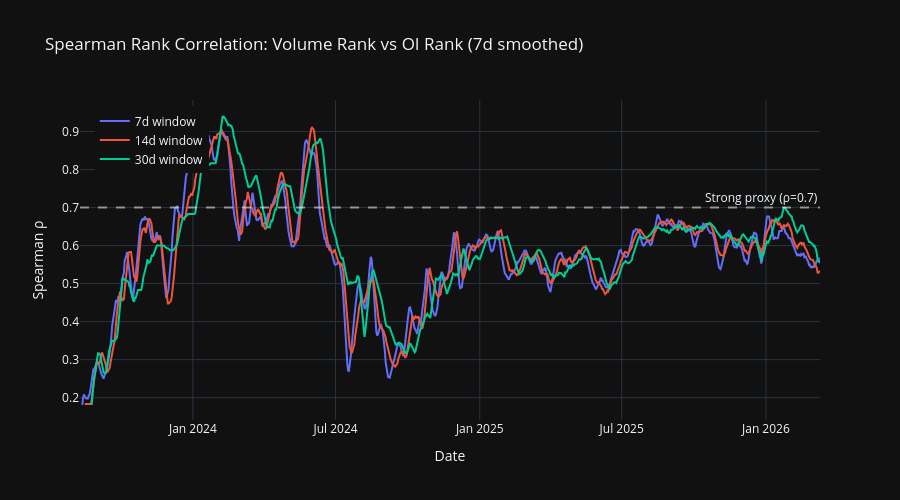

The code cell stored with this chart in its notebook:
### Code cell
# Cell 7: Spearman rank correlation over time
def daily_spearman(group):
    """Compute Spearman rho between volume rank and OI rank for one day."""
    results = {}
    for w in ROLLING_WINDOWS:
        vol_col = f"rank_vol_{w}d"
        oi_col = f"rank_oi_{w}d"
        valid = group[[vol_col, oi_col]].dropna()
        if len(valid) >= 5:
            rho, _ = spearmanr(valid[vol_col], valid[oi_col])
            results[f"spearman_{w}d"] = rho
        else:
            results[f"spearman_{w}d"] = np.nan
    return pd.Series(results)

spearman_ts = merged.groupby("date").apply(daily_spearman, include_groups=False).reset_index()

fig = go.Figure()
colors = {"7": "#636EFA", "14": "#EF553B", "30": "#00CC96"}
for w in ROLLING_WINDOWS:
    col = f"spearman_{w}d"
    # Smooth with 7d rolling for readability
    smoothed = spearman_ts[col].rolling(7, min_periods=1).mean()
    fig.add_trace(go.Scatter(
        x=spearman_ts["date"], y=smoothed,
        name=f"{w}d window", line=dict(color=colors[str(w)]),
    ))

fig.add_hline(y=0.7, line_dash="dash", line_color="white", opacity=0.5,
              annotation_text="Strong proxy (ρ=0.7)")
fig.update_layout(
    title="Spearman Rank Correlation: Volume Rank vs OI Rank (7d smoothed)",
    yaxis_title="Spearman ρ", xaxis_title="Date",
    template="plotly_dark", height=500,
    legend=dict(x=0.02, y=0.98),
)
fig.show()

# Summary stats
for w in ROLLING_WINDOWS:
    col = f"spearman_{w}d"
    vals = spearman_ts[col].dropna()
    print(f"  {w}d window: mean ρ = {vals.mean():.3f}, median = {vals.median():.3f}, "
          f"std = {vals.std():.3f}, % days > 0.7 = {(vals > 0.7).mean()*100:.1f}%")

### Figure 1 — Plotly figure (JSON) as saved in the notebook; plotly's stock layout.template omitted (floating-point values rounded to 4 significant figures; data arrays with more than 128 entries replaced by an {"elided": "..."} marker saying what was removed)
{"data": [{"line": {"color": "#636EFA"}, "name": "7d window", "type": "scatter", "x": {"elided": "945 str values"}, "y": {"elided": "945 float values"}}, {"line": {"color": "#EF553B"}, "name": "14d window", "type": "scatter", "x": {"elided": "945 str values"}, "y": {"elided": "945 float values"}}, {"line": {"color": "#00CC96"}, "name": "30d window", "type": "scatter", "x": {"elided": "945 str values"}, "y": {"elided": "945 float values"}}], "layout": {"annotations": [{"showarrow": false, "text": "Strong proxy (ρ=0.7)", "x": 1, "xanchor": "right", "xref": "x domain", "y": 0.7, "yanchor": "bottom", "yref": "y"}], "height": 500, "legend": {"x": 0.02, "y": 0.98}, "shapes": [{"line": {"color": "white", "dash": "dash"}, "opacity": 0.5, "type": "line", "x0": 0, "x1": 1, "xref": "x domain", "y0": 0.7, "y1": 0.7, "yref": "y"}], "title": {"text": "Spearman Rank Correlation: Volume Rank vs OI Rank (7d smoothed)"}, "xaxis": {"title": {"text": "Date"}}, "yaxis": {"title": {"text": "Spearman ρ"}}}}
